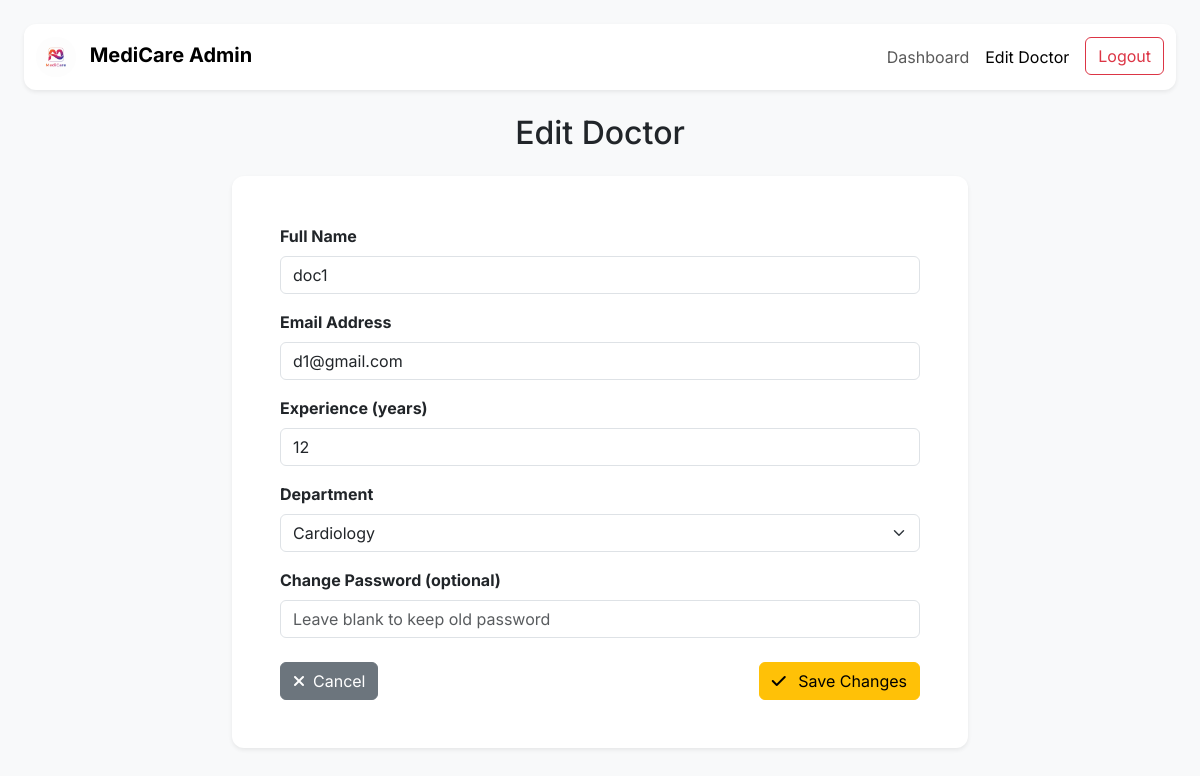
/edit_doctor/1, run on the app's committed database.
### application/models.py (models this page shows)
class Doctor(db.Model):
    __tablename__ = 'doctor'
    id = db.Column(db.Integer(),primary_key = True)
    doctor_name = db.Column(db.String(), nullable=False)
    password = db.Column(db.String(), nullable=False)
    email = db.Column(db.String(), nullable=False)
    department_id = db.Column(db.Integer(), db.ForeignKey('department.id'), nullable=False)
    user_id = db.Column(db.Integer(), db.ForeignKey('user.id', ondelete="CASCADE"), nullable=False)
    type = db.Column(db.String(), nullable=False)
    experience = db.Column(db.Integer(), nullable=False)
    appointment = db.relationship('Appointment', backref='doctor')
    availability = db.relationship('Availability', backref='doctor', cascade="all, delete-orphan")

class Department(db.Model):
    __tablename__ = 'department'
    id = db.Column(db.Integer(),primary_key = True)
    name = db.Column(db.String())
    description = db.Column(db.String())
    doctor = db.relationship('Doctor', backref='department')

### application/controllers.py (the view, shortened to what this page needs)
@app.route("/edit_doctor/<int:id>", methods=['GET','POST'])
def edit_doctor(id):
    doctor = Doctor.query.get_or_404(id)
    departments = Department.query.all()
    return render_template("edit_doctor.html",
        doctor=doctor, departments=departments)

### templates/edit_doctor.html (shortened to what this page needs)
<!DOCTYPE html>
<html lang="en">
<head>
    <link href="https://cdn.jsdelivr.net/npm/bootstrap@5.3.2/dist/css/bootstrap.min.css" rel="stylesheet">
</head>
<body class="p-4">
    <nav class="navbar navbar-expand-lg navbar-light bg-white shadow-sm sticky-top mb-4" style="border-radius: 0.75rem;">
        <div class="container-fluid">
            <a class="navbar-brand" href="/admin">
                <img src="{{ url_for('static', filename='logo2.png') }}" style="height: 40px; border-radius: 50%;">
                <span class="fw-bold ms-2">MediCare Admin</span>
            </a>
            <div class="collapse navbar-collapse" id="adminNav">
                <ul class="navbar-nav ms-auto">
                    <li class="nav-item"><a class="nav-link" href="/admin">Dashboard</a></li>
                    <li class="nav-item"><a class="nav-link active" href="#">Edit Doctor</a></li>
                    <li class="nav-item"><a href="/logout" class="btn btn-outline-danger ms-lg-2">Logout</a></li>
                </ul>
            </div>
        </div>
    </nav>
    <main class="container">
        <h2 class="mb-4 text-center">Edit Doctor</h2>
        <div class="row justify-content-center">
            <div class="col-lg-8 col-md-10">
                <div class="card shadow-sm p-4 p-md-5">
                    <form method="POST">
                        <div class="mb-3">
                            <label class="form-label fw-bold">Full Name</label>
                            <input type="text" name="doctor_name"
                                class="form-control"
                                value="{{ doctor.doctor_name }}" required>
                        </div>
                        <div class="mb-3">
                            <label class="form-label fw-bold">Email Address</label>
                            <input type="email" name="email" class="form-control"
                                value="{{ doctor.email }}" required>
                        </div>
                        <div class="mb-3">
                            <label class="form-label fw-bold">Experience (years)</label>
                            <input type="number" name="experience" class="form-control"
                                value="{{ doctor.experience }}" required>
                        </div>
                        <div class="mb-3">
                            <label class="form-label fw-bold">Department</label>
                            <select name="department_id" class="form-select" required>
                                {% for dept in departments %}
                                <option value="{{ dept.id }}"
                                    {% if dept.id == doctor.department_id %}selected{% endif %}>
                                    {{ dept.name }}
                                </option>
                                {% endfor %}
                            </select>
                        </div>
                        <div class="mb-3">
                            <label class="form-label fw-bold">Change Password (optional)</label>
                            <input type="password" name="password"
                                class="form-control"
                                placeholder="Leave blank to keep old password">
                        </div>
                        <div class="d-flex justify-content-between mt-4">
                            <a href="/admin" class="btn btn-secondary"><i class="fa-solid fa-xmark me-2"></i>Cancel</a>
                            <button type="submit" class="btn btn-warning"><i class="fa-solid fa-check me-2"></i> Save Changes</button>
                        </div>
                    </form>
                </div>
            </div>
        </div>
    </main>
</body>
</html>

### templates/edit_doctor.html (style rules this page uses)
body { font-family: 'Inter', sans-serif; background-color: #f8f9fa; }
.card { border: none; border-radius: 0.75rem; }

### data on the page
Doctor: doctor_name "doc1", email "d1@gmail.com", experience "12", department_id "Cardiology"
